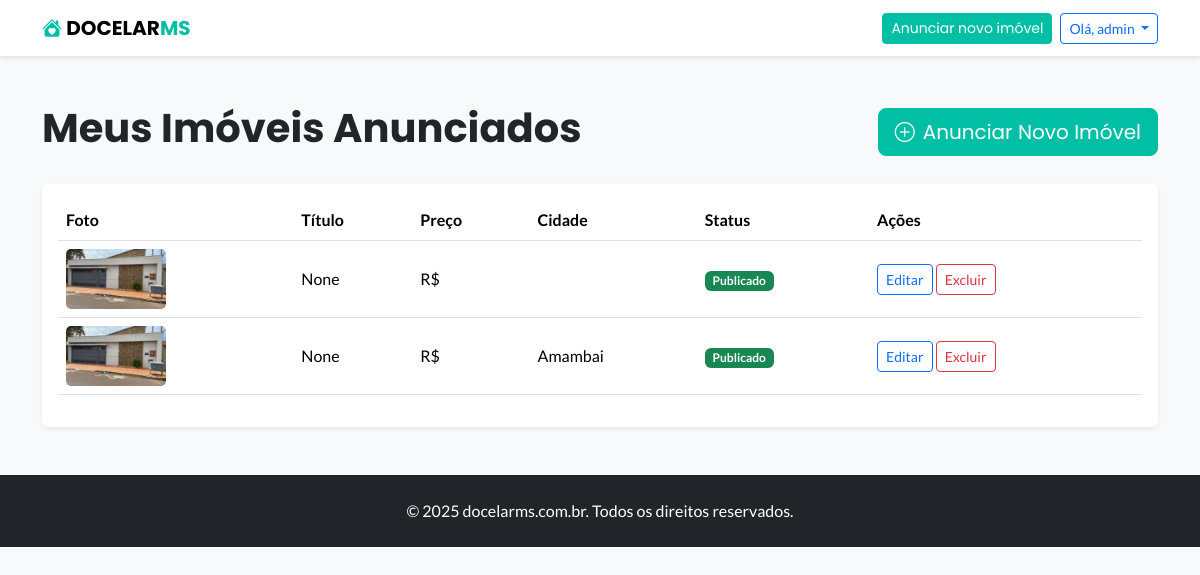
The app's page /contas/meus-imoveis/ (signed in), older data.
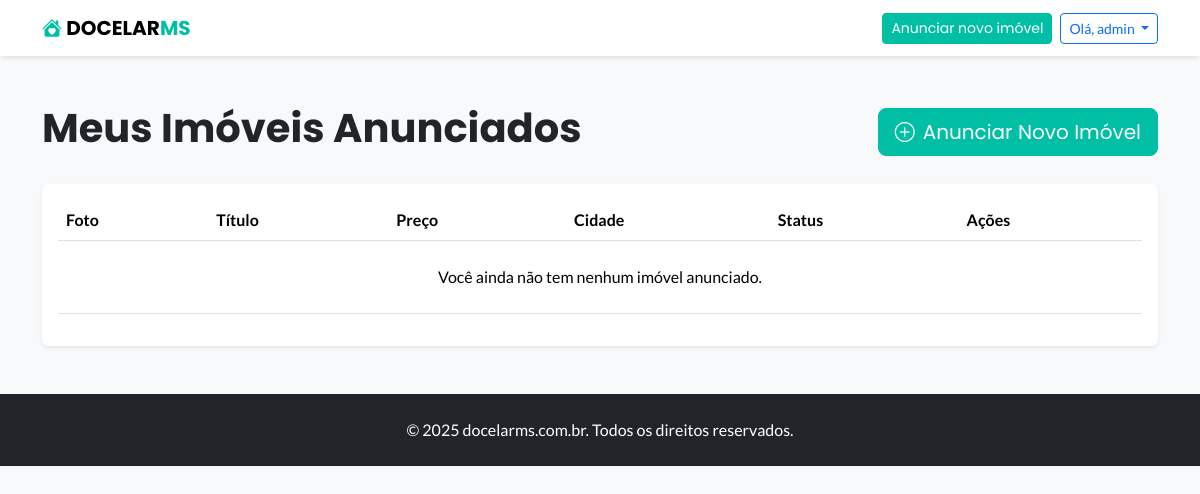
The same page, newer data.
### imoveis/models.py (models this page shows, shortened)
class Imovel(models.Model):
    class Finalidade(models.TextChoices):
        VENDA = 'VENDA', 'Venda'
        ALUGUEL = 'ALUGUEL', 'Aluguel'
    finalidade = models.CharField(
        max_length=10, choices=Finalidade.choices, default=Finalidade.VENDA,
        verbose_name="Finalidade (Venda/Aluguel)", null=True, blank=True
    )
    destaque = models.BooleanField(default=False, verbose_name="Destaque?")
    aprovado = models.BooleanField(default=False, verbose_name="Aprovado?")
    proprietario = models.ForeignKey(User, on_delete=models.CASCADE) # Este é o único obrigatório (definido na view)
    cidade = models.ForeignKey(Cidade, on_delete=models.SET_NULL, null=True, blank=True, verbose_name="Cidade")
    bairro = models.ForeignKey(Bairro, on_delete=models.SET_NULL, null=True, blank=True, verbose_name="Bairro")
    imobiliaria = models.ForeignKey(Imobiliaria, on_delete=models.SET_NULL, null=True, blank=True, verbose_name="Imobiliária/Anunciante")
    titulo = models.CharField(max_length=100, verbose_name="Título do Anúncio", null=True, blank=True)
    descricao = models.TextField(verbose_name="Descrição Completa", null=True, blank=True)
    endereco = models.CharField(max_length=255, help_text="Apenas Rua e Número", verbose_name="Endereço (Rua, Número)", null=True, blank=True)
    preco = models.DecimalField(max_digits=12, decimal_places=2, help_text="Preço (R$) ou Aluguel Mensal", verbose_name="Preço (R$)", null=True, blank=True)
    telefone_contato = models.CharField(max_length=20, null=True, blank=True, verbose_name="Telefone para Contato Direto")
    quartos = models.PositiveIntegerField(verbose_name="Nº de Quartos", null=True, blank=True, default=0)
    suites = models.PositiveIntegerField(default=0, verbose_name="Nº de Suítes", null=True, blank=True)
    banheiros = models.PositiveIntegerField(verbose_name="Nº de Banheiros", null=True, blank=True, default=0)
    salas = models.PositiveIntegerField(default=0, verbose_name="Nº de Salas", null=True, blank=True)
    cozinhas = models.PositiveIntegerField(default=0, verbose_name="Nº de Cozinhas", null=True, blank=True)
    closets = models.PositiveIntegerField(default=0, verbose_name="Nº de Closets", null=True, blank=True)
    area = models.PositiveIntegerField(help_text="Em metros quadrados (m²)", verbose_name="Área (m²)", null=True, blank=True, default=0)
    foto_principal = models.ImageField(upload_to='fotos_imoveis/', null=True, blank=True, verbose_name="Foto Principal")
    data_cadastro = models.DateTimeField(auto_now_add=True)

class Cidade(models.Model):
    nome = models.CharField(max_length=100)
    estado = models.CharField(max_length=2, help_text="Sigla do estado, ex: MS")
    class Meta: ordering = ['nome']; verbose_name_plural = "Cidades"

### contas/views.py (the view)
# urls.py: path('meus-imoveis/', views.meus_imoveis, name='meus_imoveis'),
@login_required
def meus_imoveis(request):
    imoveis_do_usuario = Imovel.objects.filter(proprietario=request.user).order_by('-data_cadastro')
    contexto = {
        'imoveis': imoveis_do_usuario
    }
    return render(request, 'contas/meus_imoveis.html', contexto)

### contas/templates/contas/meus_imoveis.html (shortened to what this page needs)
{% extends 'base.html' %}
{% block content %}
<div class="container my-5">
    <div class="d-flex justify-content-between align-items-center mb-4">
        <h1 class="fw-bold">Meus Imóveis Anunciados</h1>
        <a href="{% url 'anunciar_imovel' %}" class="btn btn-primary btn-lg">
            <i class="bi bi-plus-circle me-2"></i>Anunciar Novo Imóvel
        </a>
    </div>
    <div class="card border-0 shadow-sm">
        <div class="card-body">
            <div class="table-responsive">
                <table class="table table-hover align-middle">
                    <thead>
                        <tr>
                            <th scope="col">Foto</th>
                            <th scope="col">Título</th>
                            <th scope="col">Preço</th>
                            <th scope="col">Cidade</th>
                            <th scope="col">Status</th> <th scope="col">Ações</th>
                        </tr>
                    </thead>
                    <tbody>
                        {% for imovel in imoveis %}
                        <tr>
                            <td>
                                {% if imovel.foto_principal %}
                                    <img src="{{ imovel.foto_principal.url }}" alt="{{ imovel.titulo }}" style="width: 100px; height: 60px; object-fit: cover; border-radius: 5px;">
                                {% else %}
                                    <div style="width: 100px; height: 60px; background-color: #eee; border-radius: 5px;"></div>
                                {% endif %}
                            </td>
                            <td>{{ imovel.titulo }}</td>
                            <td>R$ {{ imovel.preco|floatformat:2 }}</td>
                            <td>{{ imovel.cidade.nome }}</td>
                            <td>
                                {% if imovel.aprovado %}
                                    <span class="badge bg-success">Publicado</span>
                                {% else %}
                                    <span class="badge bg-warning text-dark">Em Análise</span>
                                {% endif %}
                            </td>
                            <td>
                                <a href="{% url 'editar_imovel' imovel.id %}" class="btn btn-sm btn-outline-primary">Editar</a>
                                <a href="{% url 'excluir_imovel' imovel.id %}" class="btn btn-sm btn-outline-danger">Excluir</a>
                            </td>
                        </tr>
                        {% empty %}
                        <tr>
                            <td colspan="6" class="text-center py-4">
                                Você ainda não tem nenhum imóvel anunciado.
                            </td>
                        </tr>
                        {% endfor %}
                    </tbody>
                </table>
            </div>
        </div>
    </div>
</div>
{% endblock %}

Row changes from the older to the newer data that the page shows:
removed Imovel: foto_principal (picture), titulo "None", aprovado "Publicado"
removed Imovel: foto_principal (picture), titulo "None", cidade.nome "Amambai", aprovado "Publicado"
Text that changed along with them:
text now shown: "Você ainda não tem nenhum imóvel anunciado."
